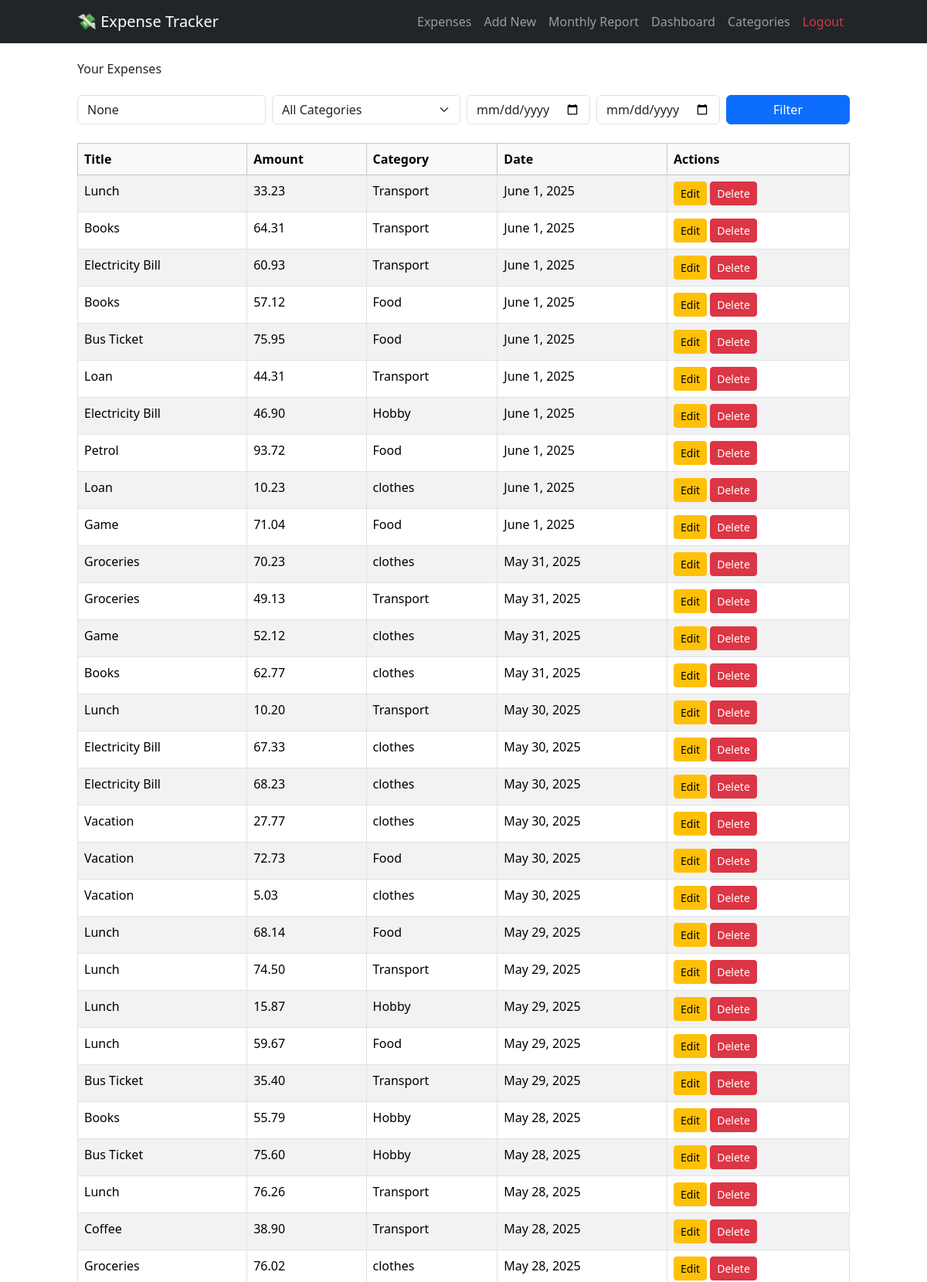
The app's page / (signed in, upper part) with its own data.
### expenses/models.py (models this page shows, shortened)
class Expense(models.Model):
    user = models.ForeignKey(User, on_delete=models.CASCADE)
    title = models.CharField(max_length=255)
    amount = models.DecimalField(max_digits=10, decimal_places=2)
    category = models.ForeignKey(Category, on_delete=models.SET_NULL, null=True, blank=True)
    date = models.DateField()
    created_at = models.DateTimeField(auto_now_add=True)

class Category(models.Model):
    name = models.CharField(max_length=100)
    user = models.ForeignKey(User, on_delete=models.CASCADE)
    class Meta:
        unique_together = ('user', 'name')
    def __str__(self):
        return self.name

### expenses/views.py (the view)
# urls.py: path('', views.expense_list, name='expense_list'),
@login_required
def expense_list(request):
    expenses = Expense.objects.filter(user=request.user).order_by('-date')
    title_query = request.GET.get('title')
    category_query = request.GET.get('category')
    start_date = request.GET.get('start_date')
    end_date = request.GET.get('end_date')
    if title_query:
        expenses = expenses.filter(title__icontains=title_query)
    if category_query:
        expenses = expenses.filter(category__id=category_query)
    if start_date and end_date:
        expenses = expenses.filter(date__range=[start_date, end_date])
    context = {
        'expenses': expenses,
        'title_query': title_query,
        'category_query': category_query,
        'start_date': start_date,
        'end_date': end_date,
    }
    return render(request, 'expenses/expense_list.html', context)

### expenses/templates/expenses/expense_list.html (shortened to what this page needs)
{% extends 'expenses/base.html' %}
{% block content %}
<h2 class="mb-4">Your Expenses</h2>
<form method="get" class="row g-2 mb-4">
  <div class="col-md-3">
    <input type="text" name="title" class="form-control" placeholder="Search title" value="{{ title_query }}">
  </div>
  <div class="col-md-3">
    <select name="category" class="form-select">
      <option value="">All Categories</option>
    </select>
  </div>
  <div class="col-md-2">
    <input type="date" name="start_date" class="form-control" value="{{ start_date }}">
  </div>
  <div class="col-md-2">
    <input type="date" name="end_date" class="form-control" value="{{ end_date }}">
  </div>
  <div class="col-md-2">
    <button type="submit" class="btn btn-primary w-100">Filter</button>
  </div>
</form>
<table class="table table-bordered table-striped">
  <thead class="table-light">
    <tr>
      <th>Title</th>
      <th>Amount</th>
      <th>Category</th>
      <th>Date</th>
      <th>Actions</th>
    </tr>
  </thead>
  <tbody>
    {% for expense in expenses %}
    <tr>
      <td>{{ expense.title }}</td>
      <td>{{ expense.amount }}</td>
      <td>{{ expense.category }}</td>
      <td>{{ expense.date }}</td>
      <td>
        <a href="{% url 'edit_expense' expense.id %}" class="btn btn-sm btn-warning">Edit</a>
        <form method="post" action="{% url 'delete_expense' expense.id %}" class="d-inline">
          <button type="submit" class="btn btn-sm btn-danger">Delete</button>
        </form>
      </td>
    </tr>
    {% empty %}
    <tr>
      <td colspan="5" class="text-center">No expenses found.</td>
    </tr>
    {% endfor %}
  </tbody>
</table>
{% endblock %}

### records on screen
Expense: title "Lunch", amount "33.23", category "Transport", date "June 1, 2025"
Expense: title "Books", amount "64.31", category "Transport", date "June 1, 2025"
Expense: title "Electricity Bill", amount "60.93", category "Transport", date "June 1, 2025"
Expense: title "Books", amount "57.12", category "Food", date "June 1, 2025"
Expense: title "Bus Ticket", amount "75.95", category "Food", date "June 1, 2025"
Expense: title "Loan", amount "44.31", category "Transport", date "June 1, 2025"
Expense: title "Electricity Bill", amount "46.90", category "Hobby", date "June 1, 2025"
Expense: title "Petrol", amount "93.72", category "Food", date "June 1, 2025"
Expense: title "Loan", amount "10.23", category "clothes", date "June 1, 2025"
Expense: title "Game", amount "71.04", category "Food", date "June 1, 2025"
Expense: title "Groceries", amount "70.23", category "clothes", date "May 31, 2025"
Expense: title "Groceries", amount "49.13", category "Transport", date "May 31, 2025"
Expense: title "Game", amount "52.12", category "clothes", date "May 31, 2025"
Expense: title "Books", amount "62.77", category "clothes", date "May 31, 2025"
Expense: title "Lunch", amount "10.20", category "Transport", date "May 30, 2025"
Expense: title "Electricity Bill", amount "67.33", category "clothes", date "May 30, 2025"
Expense: title "Electricity Bill", amount "68.23", category "clothes", date "May 30, 2025"
Expense: title "Vacation", amount "27.77", category "clothes", date "May 30, 2025"
Expense: title "Vacation", amount "72.73", category "Food", date "May 30, 2025"
Expense: title "Vacation", amount "5.03", category "clothes", date "May 30, 2025"
Expense: title "Lunch", amount "68.14", category "Food", date "May 29, 2025"
Expense: title "Lunch", amount "74.50", category "Transport", date "May 29, 2025"
Expense: title "Lunch", amount "15.87", category "Hobby", date "May 29, 2025"
Expense: title "Lunch", amount "59.67", category "Food", date "May 29, 2025"
Expense: title "Bus Ticket", amount "35.40", category "Transport", date "May 29, 2025"
Expense: title "Books", amount "55.79", category "Hobby", date "May 28, 2025"
Expense: title "Bus Ticket", amount "75.60", category "Hobby", date "May 28, 2025"
Expense: title "Lunch", amount "76.26", category "Transport", date "May 28, 2025"
Expense: title "Coffee", amount "38.90", category "Transport", date "May 28, 2025"
Expense: title "Groceries", amount "76.02", category "clothes", date "May 28, 2025"
